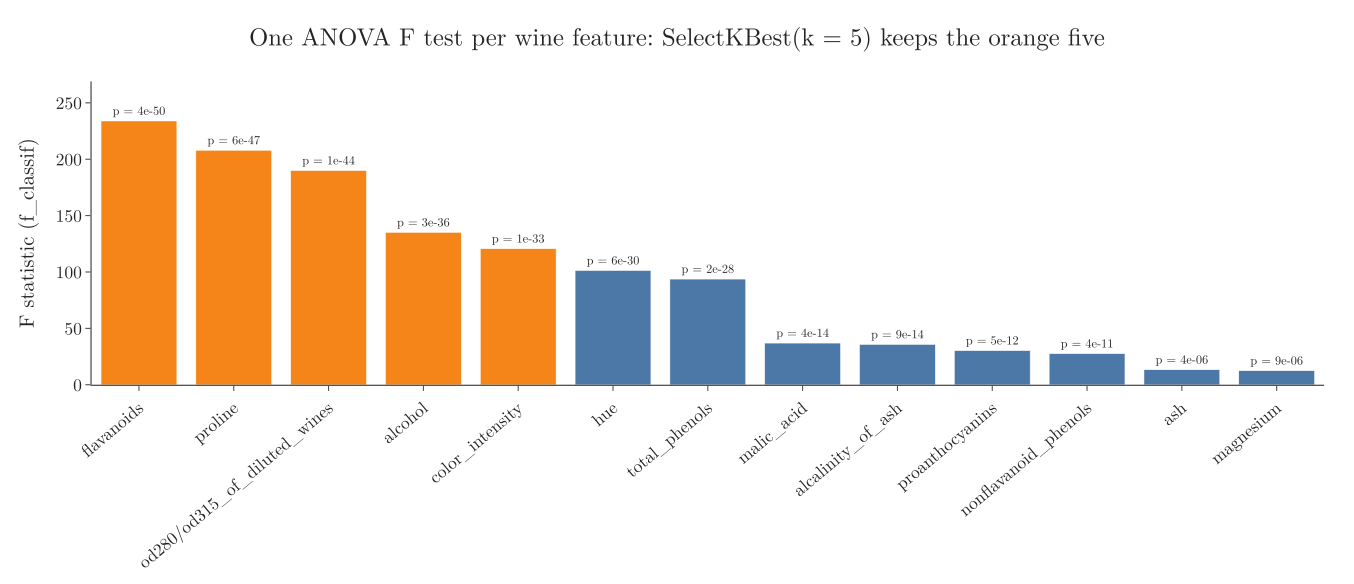

Python code for this plot:
"""Hypothesis tests for feature selection: scikit-learn's f_classif runs one ANOVA F test per feature of the wine
dataset (178 wines, 13 features, 3 classes). Bars: the F statistic per feature; SelectKBest(k=5) keeps the five
highest (orange). Every p-value here is far below 0.05, so the F score, not the p-value, does the ranking."""
from pathlib import Path
import numpy as np
import pandas as pd
import plotly.graph_objects as go
from sklearn.datasets import load_wine
from sklearn.feature_selection import SelectKBest, f_classif

here = Path(__file__).parent
w = load_wine()
F, p = f_classif(w.data, w.target)
kept = SelectKBest(f_classif, k=5).fit(w.data, w.target).get_support()
order = np.argsort(F)[::-1]
assert w.data.shape == (178, 13) and kept.sum() == 5 and set(np.where(kept)[0]) == set(order[:5])
names = np.array(w.feature_names)[order]
fig = go.Figure(go.Bar(x=names, y=F[order], marker_color=np.where(kept[order], "#F58518", "#4C78A8"),
                       text=[f"p = {v:.0e}" for v in p[order]], textposition="outside", textfont=dict(size=12)))
fig.update_layout(template="simple_white", width=1300, height=560, font=dict(family="Latin Modern Roman", size=17),
                  title=dict(text="One ANOVA F test per wine feature: SelectKBest(k = 5) keeps the orange five", x=0.5),
                  xaxis=dict(tickangle=-40), yaxis=dict(title="F statistic (f_classif)", range=[0, F.max() * 1.15]),
                  margin=dict(l=80, r=20, t=70, b=170))
fig.write_image(here / "feature_tests.png", scale=2)
fig.write_image(here / "feature_tests.pdf")
